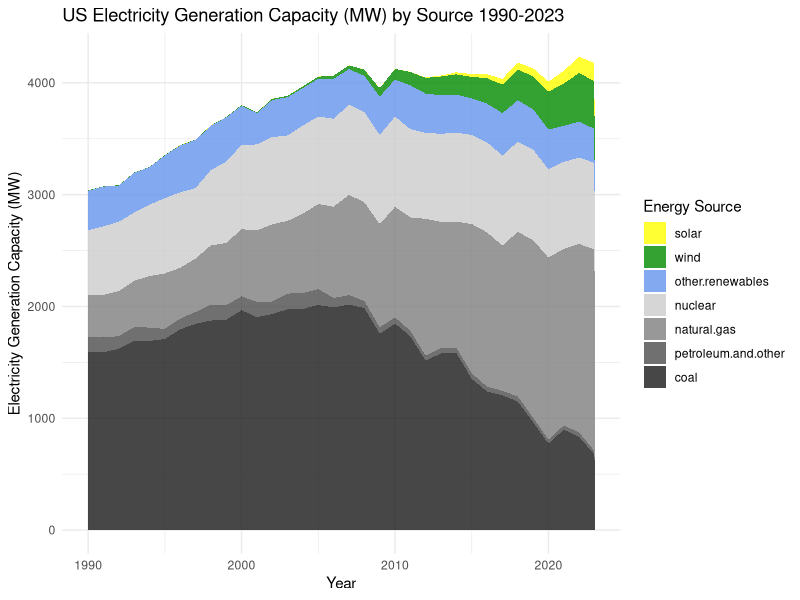
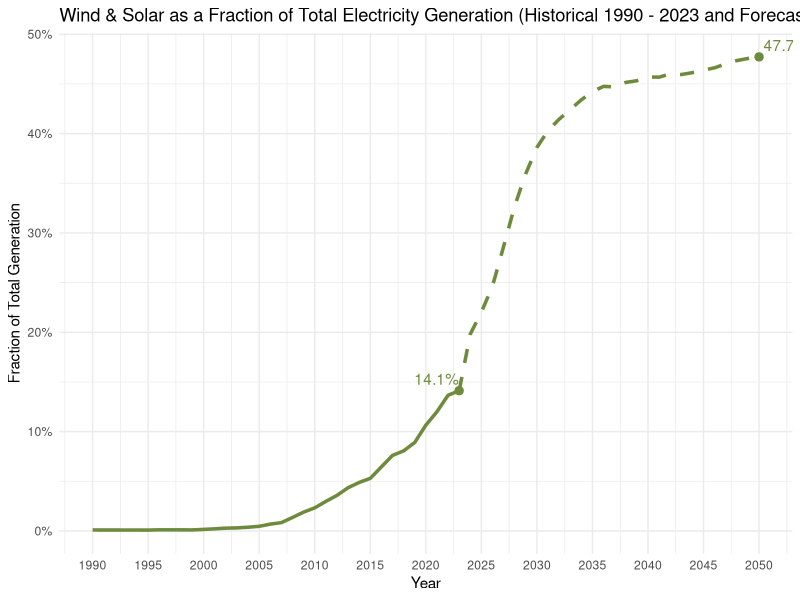
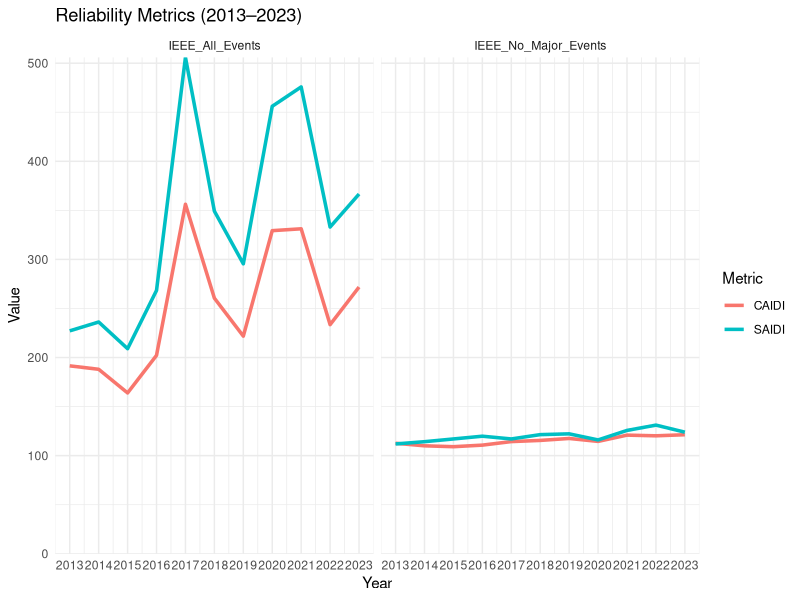

Recreate these plots in R, in order.
## ---- chunk 1
suppressPackageStartupMessages(library(ggplot2))
suppressPackageStartupMessages(library(dplyr))
suppressPackageStartupMessages(library(tidyr))
suppressPackageStartupMessages(library(scales))
## ---- chunk 2
us_gen_data <- read.csv("US_generation.csv")

colnames(us_gen_data)[1] <- "Year"

us_gen_data <- us_gen_data |>
  filter(Year >= 1990)

data1_long <- us_gen_data |>
  select(Year, wind, solar, `coal`, `natural.gas`, `nuclear`, `other.renewables`, `petroleum.and.other`) |>
  pivot_longer(cols = -Year, names_to = "Energy_Source", values_to = "Generation")

# Set factor levels (wind and solar at the top)
data1_long$Energy_Source <- factor(data1_long$Energy_Source, 
                                  levels = c("solar","wind","other.renewables", "nuclear", "natural.gas",
                                             "petroleum.and.other", "coal"))
# Area Chart
ggplot(data1_long, aes(x = Year, y = Generation, fill = Energy_Source)) +
  geom_area(alpha = 0.8, position = "stack") +
  scale_fill_manual(values = c("coal" = "gray10", 
                               "natural.gas" = "gray50", 
                               "nuclear" = "gray80", 
                               "other.renewables" = "cornflowerblue", 
                               "petroleum.and.other" = "gray30",
                               "wind" = "green4",
                               "solar" = "yellow")) +
  labs(title = "US Electricity Generation Capacity (MW) by Source 1990-2023",
       x = "Year",
       y = "Electricity Generation Capacity (MW)",
       fill = "Energy Source") +
  theme_minimal()
## ---- chunk 3

# Add a new column to calculate the fraction of wind + solar generation
data2 <- us_gen_data |>
  mutate(
    Total_Generation = wind + solar + coal + natural.gas + nuclear + other.renewables + petroleum.and.other,
    Wind_Solar_Fraction = (wind + solar) / Total_Generation
  )

# Find the last data point
last_point <- data2 |> filter(Year == max(Year))

# Load and prepare the forecast data in R
forecast <- read.csv("Renewable_Energy_Forecast.csv") |>
  select(Year, Solar_Wind_Fraction) |>
  rename(Solar_Wind_Fraction = Solar_Wind_Fraction)

# Combine the historical and forecast data for plotting
combined_data <- bind_rows(
  data2 |> select(Year, Wind_Solar_Fraction) |> rename(Fraction = Wind_Solar_Fraction),
  forecast |> rename(Fraction = Solar_Wind_Fraction)
)

# Find the last data point
last_point2 <- forecast |> filter(Year == max(Year))

# Plot with the forecast
ggplot(data2, aes(x = Year, y = Wind_Solar_Fraction)) +
  geom_line(color = "darkolivegreen4", linewidth = 1.2) +
  geom_line(data = forecast, aes(x = Year, y = Solar_Wind_Fraction),
            color = "darkolivegreen4", linetype = "dashed", linewidth = 1.2) +
  geom_point(data = last_point, aes(x = Year, y = Wind_Solar_Fraction), 
             size = 2.5, color = "darkolivegreen4") +
  geom_text(data = last_point, aes(label = scales::percent(Wind_Solar_Fraction, accuracy = 0.1)),
            vjust = -0.5, hjust = 1, color = "darkolivegreen4") +
  geom_text(data = forecast |> filter(Year == 2050),
            aes(x = Year, y = Solar_Wind_Fraction,
                label = scales::percent(Solar_Wind_Fraction, accuracy = 0.1)),
            vjust = -0.5, hjust = -0.1, color = "darkolivegreen4") + 
 geom_point(data = last_point2, aes(x = Year, y = Solar_Wind_Fraction), 
             size = 2.5, color = "darkolivegreen4") +
  labs(title = "Wind & Solar as a Fraction of Total Electricity Generation (Historical 1990 - 2023 and Forecast 2024-2050)",
       x = "Year",
       y = "Fraction of Total Generation") +
  theme_minimal() +
  scale_y_continuous(labels = scales::percent_format())+
  scale_x_continuous(breaks = seq(1990, 2050, by = 5)) 
## ---- chunk 4

t1_reliability <- read.csv("T1_Reliability.csv")

t1_reliability <- t1_reliability |>
   filter(`Event_Category` %in% c("IEEE_All_Events", "IEEE_No_Major_Events"))

t1_reliability$Year <- as.integer(t1_reliability$Year)

# Reshape the data to a long format for plotting
data3_long <- t1_reliability  |>
  pivot_longer(cols = c(SAIDI, CAIDI), names_to = "Metric", values_to = "Value")

# Plot the line graph faceted by Event Category
ggplot(data3_long, aes(x = Year, y = Value, color = Metric)) +
  geom_line(linewidth = 1.2) +
  scale_x_continuous(breaks = seq(2013, 2023, 1)) +
  scale_y_continuous(limits = c(0, NA), expand = c(0, 0)) + 
  labs(title = "Reliability Metrics (2013–2023)",
       x = "Year",
       y = "Value",
       color = "Metric") +
  facet_wrap(~ `Event_Category`) +
  theme_minimal()
